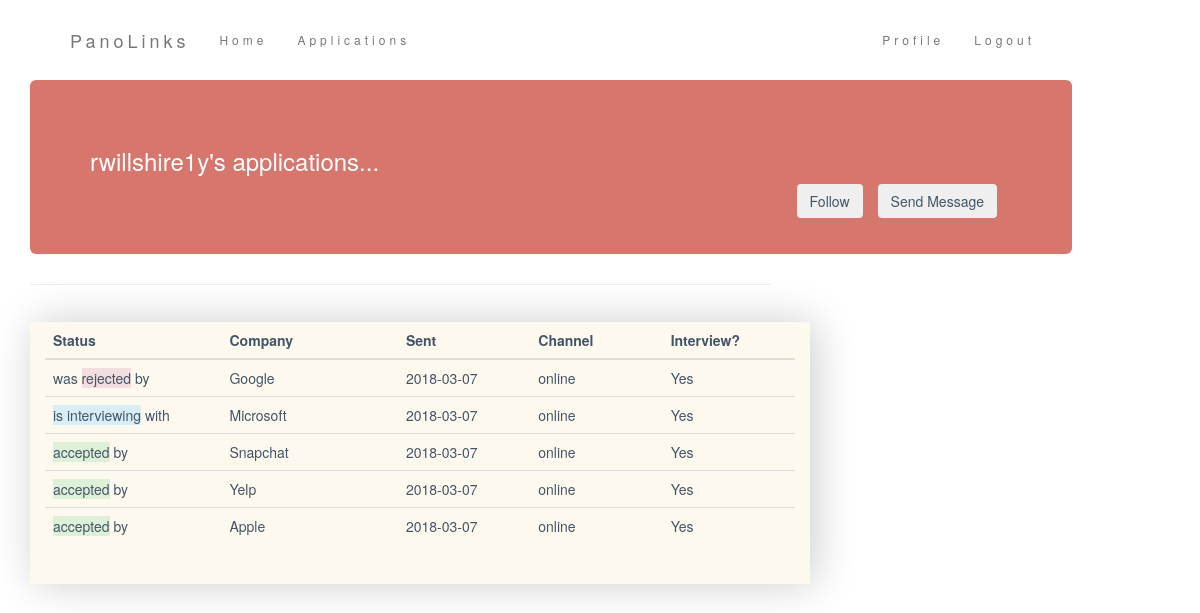
Page /user/rwillshire1y (signed in) on the committed database.
### myapp/models.py (models this page shows, shortened)
class User(UserMixin, db.Model):
    id = db.Column(db.Integer, primary_key=True)
    username = db.Column(db.String(64), index=True, unique=True)
    email = db.Column(db.String(120), index=True, unique=True)
    password_hash = db.Column(db.String(128))
    application = db.relationship('Application', backref='applicant', lazy='dynamic')

class Application(db.Model):
    id = db.Column(db.Integer, primary_key=True)
    company = db.Column(db.String(140), index=True)
    status = db.Column(db.String(64))
    user_id = db.Column(db.String(64), db.ForeignKey('user.id'))
    sent = db.Column(db.DateTime)
    channel = db.Column(db.String(64))
    invite = db.Column(db.DateTime)
    decision = db.Column(db.DateTime)

### myapp/main/routes.py (the view)
@bp.route('/user/<username>')
@login_required
def user(username):
    user = User.query.filter_by(username=username).first_or_404()
    page = request.args.get('page', 1, type=int)
    apps = Application.query.filter_by(applicant=user).paginate(page, current_app.config['APPS_PER_PAGE'], False)
    next_url = url_for('main.applications', page=apps.next_num) \
        if apps.has_next else None
    prev_url = url_for('main.applications', page=apps.prev_num) \
        if apps.has_prev else None
    return render_template('user.html', user=user, entries=apps.items, next_url=next_url, prev_url=prev_url)
    return render_template('user.html', user=user)

### myapp/models.py (called while the page is built)
@login.user_loader
def load_user(id):
    return User.query.get(int(id))

### myapp/templates/user.html (shortened to what this page needs)
{% extends "base.html" %}
{% import 'bootstrap/wtf.html' as wtf %}
{% block app_content %}
    <div class="jumbotron text-left main">
           <h3>{{ user.username }}'s applications...</h3>
        <button type="button" class="btn button ">Send Message</button>
        <button type="button" class="btn button " >Follow</button>
    </div>
    <hr>
    <div class="row">
        <div class="col-md-8 tb">
            <table class ="table table-hover">
                <thead>
                  <tr>
                    <th style="width: 20%">Status</th>
                    <th style="width: 20%">Company</th>
                      <th style="width: 15%">Sent</th>
                    <th style="width: 15%">Channel</th>
                    <th style="width: 15%">Interview?</th>
                  </tr>
                </thead>
                <tbody>
                    {% for app in entries %}
                    <tr>
                        <td style="width: 20%">
                            {% if app.status=='rejected' %}
                            was <span class="bg-danger">rejected</span> by
                            {% elif app.status=='interviewing' %}
                            <span class="bg-info">is interviewing</span> with
                            {% elif app.status=='applied' %}
                            has applied to
                            {% else %}
                            <span class="bg-success">accepted</span> by
                            {% endif %}
                        </td>
                        <td style="width: 20%">{{app.company}}</td>
                        <td style="width: 15%">{{app.sent.strftime('%Y-%m-%d')}}</td>
                        <td style="width: 15%">{{app.channel}}</td>
                        <td style="width: 15%">
                            {% if app.invite %}
                            Yes
                            {% else %}
                            Not Yet
                            {% endif %}
                        </td>
                    </tr>
                    {% endfor %}
                </tbody>
            </table>
            <br>
        </div>
        <div class="col-md-4">
        </div>
    </div>
{% endblock %}

### myapp/templates/user.html (style rules this page uses)
.main { background-color:#d6766c; font:sans-serif; font-weight: lighter; color: white; padding-bottom:70px; margin-right:98px; }
.tb { box-shadow: 5px 0px 40px rgba(0,0,0, .2); background-color:rgba(245, 198, 87, .1); margin-left:15px; margin-top:30px; }
.button { margin-right: 15px; float: right; color: #425567; border-color: none; }
body { color: #425567; }
hr { margin-top: 0.5em; margin-bottom: 0.5em; margin-left: auto; margin-right: 35%; }

### rows in the picture
User: username "rwillshire1y"
Application: status "was", company "Google", sent "2018-03-07", channel "online", shows "Yes"
Application: status "is interviewing", company "Microsoft", sent "2018-03-07", channel "online", shows "Yes"
Application: status "accepted", company "Snapchat", sent "2018-03-07", channel "online", shows "Yes"
Application: status "accepted", company "Yelp", sent "2018-03-07", channel "online", shows "Yes"
Application: status "accepted", company "Apple", sent "2018-03-07", channel "online", shows "Yes"
